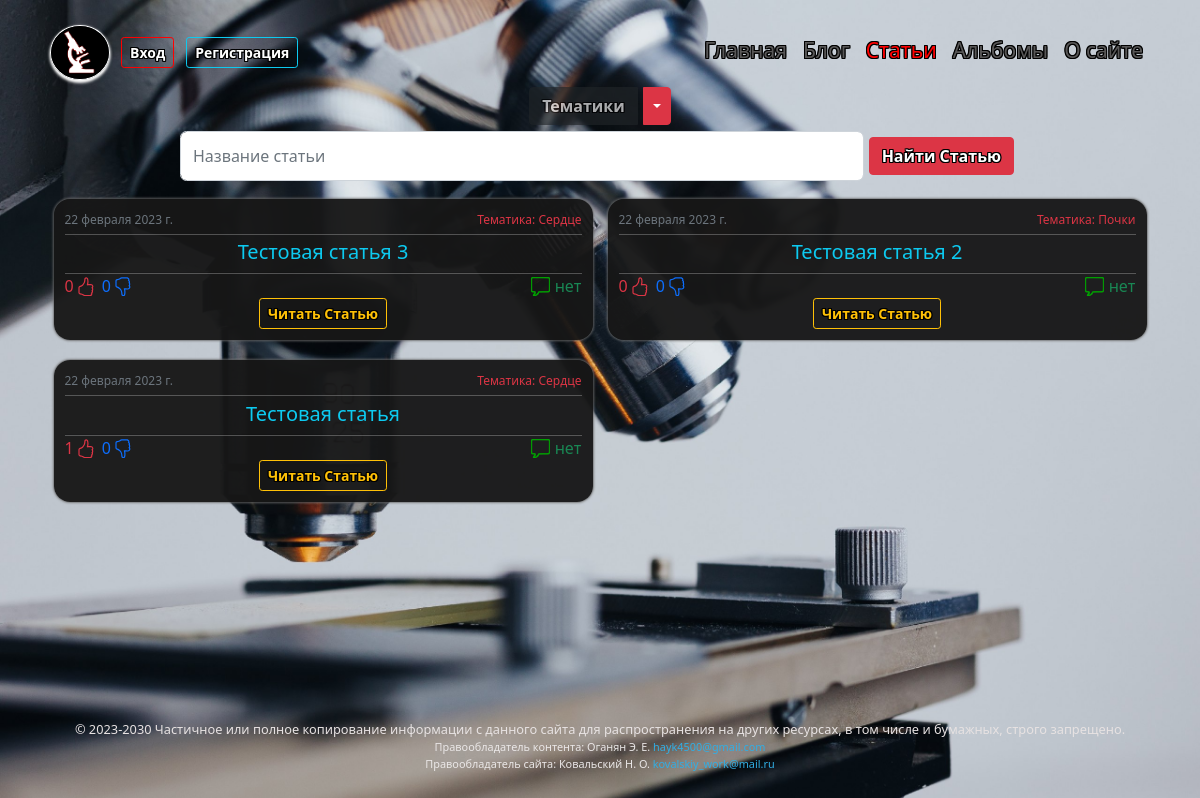
The page /articles/ on the database as committed earlier.
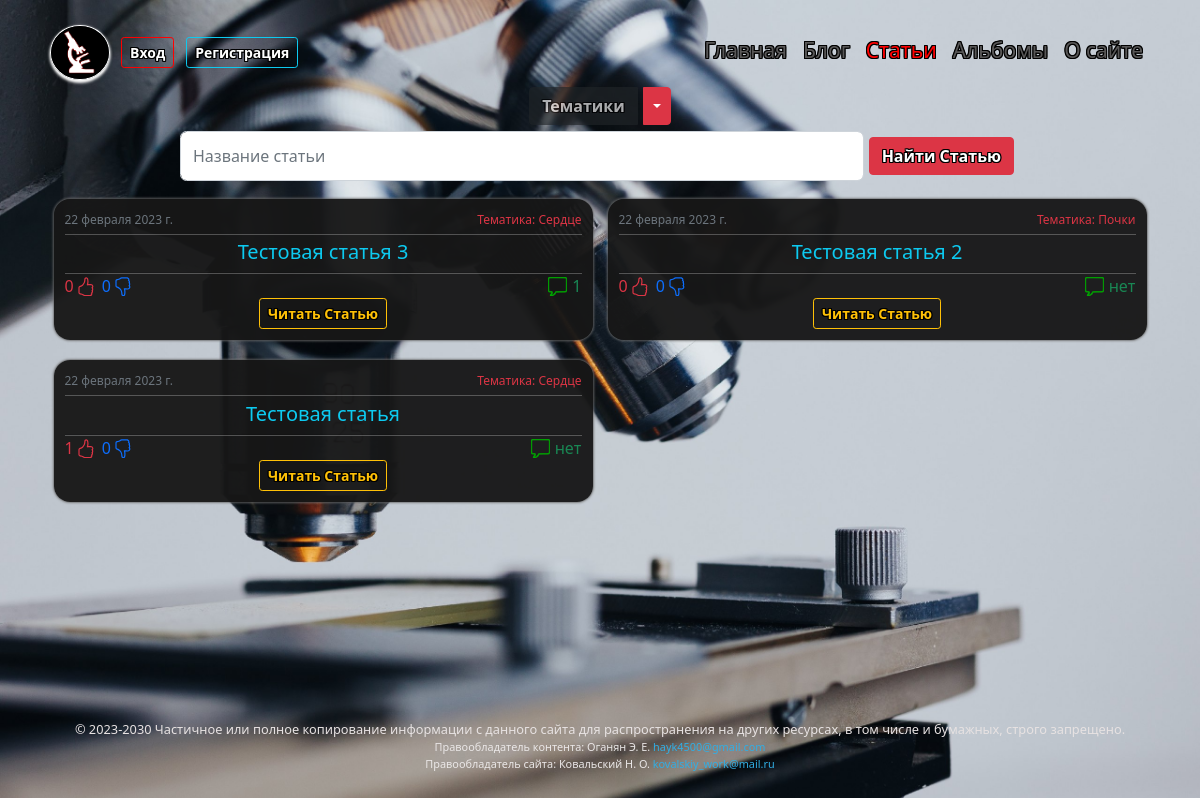
The same page on the database as committed later.
### articles/models.py (models this page shows, shortened)
class Article(models.Model):
    title = models.CharField(verbose_name='Статья', max_length=40, unique=True)
    slug = models.SlugField(max_length=40, unique=True, db_index=True, verbose_name='URL')
    body = RichTextUploadingField(verbose_name='Содержание')
    time_create = models.DateTimeField(verbose_name='Время создания', auto_now_add=True)
    is_published = models.BooleanField(verbose_name='Публикация', default=True)
    thematic = models.ForeignKey('Thematic', verbose_name='Тематика', on_delete=models.PROTECT, null=False)
    thumbsup = models.IntegerField(verbose_name='Нравится', default='0')
    thumbsdown = models.IntegerField(verbose_name='Не нравится', default='0')
    thumbs = models.ManyToManyField(CustomUser, verbose_name='Голосовали', related_name='thumbs_article', default=None, blank=True)
    def get_absolute_url(self):
        return reverse('article', kwargs={'article_slug': self.slug})
    class Meta:
        verbose_name = "Статью"
        verbose_name_plural = "Статьи"
        ordering = ['-time_create']

class Thematic(models.Model):
    name = models.CharField(verbose_name='Тематика', max_length=40, db_index=True, unique=True)
    slug = models.SlugField(max_length=80, unique=True, db_index=True, verbose_name='URL')
    def __str__(self):
        return self.name
    def get_absolute_url(self):
        return reverse('thematic', kwargs={'thematic_slug': self.slug})
    class Meta:
        verbose_name = "Тематику"
        verbose_name_plural = "Тематики"

### articles/views.py (the view)
# urls.py: path('', ArticlesList.as_view(), name='articles'),
class ArticlesList(ArticleMixin, ListView):
    model = Article
    template_name = 'articles/articles.html'
    context_object_name = 'articles'
    def get_context_data(self, *, object_list=None, **kwargs):
        context = super().get_context_data(**kwargs)
        context['title'] = 'Статьи'
        return context
    def get_queryset(self):
        return Article.objects.annotate(number_of_comments=Count('comments_article', filter=Q(comments_article__status=True)))\
            .filter(is_published=True)\
            .order_by('-time_create')

### articles/templatetags/articles_tags.py (called while the page is built)
@register.inclusion_tag('articles/list_thematics.html', name='showthematics')
def show_organ_system_and_album(thematic_selected=0):
    thematic = Thematic.objects.annotate(Count('article')).filter(article__is_published=True)
    return {'thematic': thematic, 'thematic_selected': thematic_selected}

### blog/context_processors.py (called while the page is built)
def menu_context_processor(request):
    return {'menu': menu, 'home': home}

### articles/templates/articles/articles.html (shortened to what this page needs)
{% extends 'blog/include/base.html' %}
{% block content %}
{% include 'articles/include/base_articles.html' %}
{% endblock %}

### articles/templates/articles/include/base_articles.html (shortened to what this page needs)
{% load articles_tags %}
{% load static %}
{% if request.resolver_match.view_name == 'search_articles' %}
{% showthematics thematic_selected=-1%}
{%else%}
{% showthematics thematic_selected=thematic_selected%}
{% endif %}
<form action="{% url 'search_articles' %}" class="form" method="get" style="wight:auto; margin-left:15%; margin-right:15%;">{% csrf_token %}
    <div class="input-group" >
        <input id="search" name="q" type="search" class="form-control"  required="" placeholder="Название статьи" style="border-radius:0.4em;">
        <span class="input-group-btn">
            <button type="submit" class="btn btn-danger">Найти Статью</button>
        </span>
    </div>
</form>
<div class="profile-2">
    <div class="row row-cols-1 row-cols-md-2 row-cols-lg-2  g-1">
        {% for article in articles %}
        <div class="col">
            <div class="profile-cust card ">
                <div class="card-body">
                    <span class="right" style="float:right;"><p class="text-danger time">Тематика: {{article.thematic}}</p></span><span class="left" style="float:left;"><p class="text-muted time">{{article.time_create|date}}</p></span>
                    <br>
                    <hr class="text-white" style="margin-top:0%; margin-bottom:1%">
                    <h4 class="text-info fs-5 text-center">{{ article.title|truncatechars:51 }}</h4>
                </div>
                <div class="card-footer ">
                    <hr class="text-white" style="margin-top:0%; margin-bottom:0%">
                    <span class="right" style="float:right;">
                         <ul class="lines">
                             <li class="lines"><image class="btn-like" src="{% static 'blog/images/comment.png' %}" style="margin-top:0.2em; margin-right:5px;" width="19em" height="19em"></image>
                             <li class="lines"><h7 class="text-success" style="margin-bottom:0px;">{{article.number_of_comments|default:"нет"}}</h7>
                        </ul>
                    </span>
                    <span class="left" style="float:left;">
                         <ul class="lines">
                              <li class="lines"><h7 class="text-danger" style="margin-bottom:0px;  margin-right:2px; color:red;">{{article.thumbsup}}</h7>
                              <li class="lines">
                              <li class="lines"><h7 class="text-primary" style="margin-bottom:0px;  margin-right:2px;">{{article.thumbsdown}}</h7>
                              <li class="lines">
                         </ul>
                    </span>
                    <br>
                    <div class="text-center">
                        <a href="{{article.get_absolute_url}}"><button type="button" class="btn btn-outline-warning btn-sm btn-profile">Читать Статью</button></a>
                    </div>
                </div>
            </div>
        </div>
        {% endfor %}
    </div>
</div>

Rows that differ between the two databases and show on the page:
changed Article "Тестовая статья 3": number_of_comments "нет" → "1"
